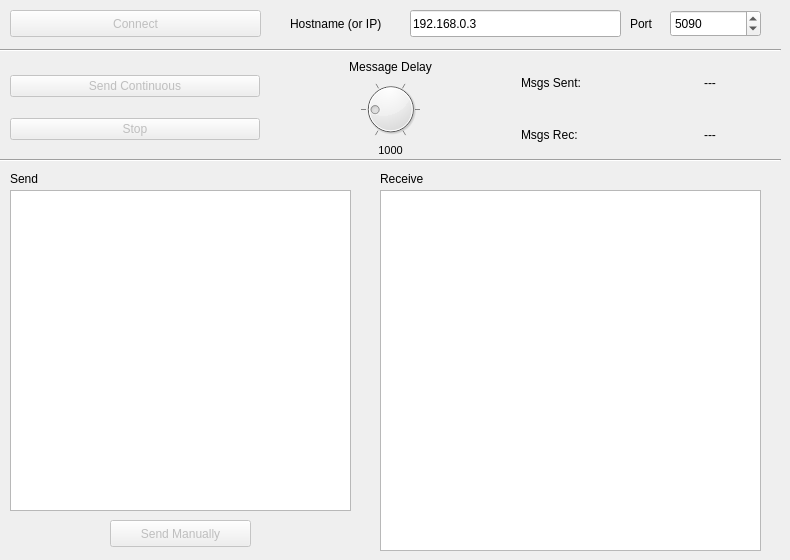
      <widget class="QWidget" name="tab_3">
       <attribute name="title">
        <string>Network Setup</string>
       </attribute>
       <widget class="QTextEdit" name="inputLineEdit">
        <property name="geometry">
         <rect>
          <x>10</x>
          <y>190</y>
          <width>341</width>
          <height>321</height>
         </rect>
        </property>
        <property name="font">
         <font>
          <pointsize>7</pointsize>
         </font>
        </property>
        <property name="html">
         <string>&lt;!DOCTYPE HTML PUBLIC &quot;-//W3C//DTD HTML 4.0//EN&quot; &quot;http://www.w3.org/TR/REC-html40/strict.dtd&quot;&gt;
&lt;html&gt;&lt;head&gt;&lt;meta name=&quot;qrichtext&quot; content=&quot;1&quot; /&gt;&lt;style type=&quot;text/css&quot;&gt;
p, li { white-space: pre-wrap; }
&lt;/style&gt;&lt;/head&gt;&lt;body style=&quot; font-family:'Ubuntu'; font-size:7pt; font-weight:400; font-style:normal;&quot;&gt;
&lt;p style=&quot;-qt-paragraph-type:empty; margin-top:0px; margin-bottom:0px; margin-left:0px; margin-right:0px; -qt-block-indent:0; text-indent:0px; font-size:11pt;&quot;&gt;&lt;br /&gt;&lt;/p&gt;&lt;/body&gt;&lt;/html&gt;</string>
        </property>
       </widget>
       <widget class="QLabel" name="label_12">
        <property name="geometry">
         <rect>
          <x>10</x>
          <y>170</y>
          <width>201</width>
          <height>17</height>
         </rect>
        </property>
        <property name="text">
         <string>Send</string>
        </property>
       </widget>
       <widget class="QPushButton" name="sendButton">
        <property name="enabled">
         <bool>false</bool>
        </property>
        <property name="geometry">
         <rect>
          <x>110</x>
          <y>520</y>
          <width>141</width>
          <height>27</height>
         </rect>
        </property>
        <property name="text">
         <string>Send Manually</string>
        </property>
       </widget>
       <widget class="QTextEdit" name="chatDisplayTextEdit">
        <property name="geometry">
         <rect>
          <x>380</x>
          <y>190</y>
          <width>381</width>
          <height>361</height>
         </rect>
        </property>
        <property name="font">
         <font>
          <pointsize>7</pointsize>
         </font>
        </property>
        <property name="readOnly">
         <bool>false</bool>
        </property>
       </widget>
       <widget class="QWidget" name="layoutWidget">
        <property name="geometry">
         <rect>
          <x>10</x>
          <y>60</y>
          <width>761</width>
          <height>97</height>
         </rect>
        </property>
        <layout class="QHBoxLayout" name="horizontalLayout_3">
         <property name="leftMargin">
          <number>0</number>
         </property>
         <property name="rightMargin">
          <number>0</number>
         </property>
         <item>
          <layout class="QVBoxLayout" name="verticalLayout_3">
           <item>
            <widget class="QPushButton" name="sendContButton">
             <property name="enabled">
              <bool>false</bool>
             </property>
             <property name="text">
              <string>Send Continuous</string>
             </property>
            </widget>
           </item>
           <item>
            <widget class="QPushButton" name="stopButton">
             <property name="enabled">
              <bool>false</bool>
             </property>
             <property name="text">
              <string>Stop</string>
             </property>
            </widget>
           </item>
          </layout>
         </item>
         <item>
          <layout class="QVBoxLayout" name="verticalLayout_2">
           <item>
            <widget class="QLabel" name="label">
             <property name="text">
              <string>Message Delay</string>
             </property>
             <property name="alignment">
              <set>Qt::AlignCenter</set>
             </property>
            </widget>
           </item>
           <item>
            <widget class="QDial" name="dial">
             <property name="sizePolicy">
              <sizepolicy hsizetype="Preferred" vsizetype="Preferred">
               <horstretch>0</horstretch>
               <verstretch>0</verstretch>
              </sizepolicy>
             </property>
             <property name="minimum">
              <number>50</number>
             </property>
             <property name="maximum">
              <number>5000</number>
             </property>
             <property name="singleStep">
              <number>50</number>
             </property>
             <property name="pageStep">
              <number>50</number>
             </property>
             <property name="value">
              <number>1000</number>
             </property>
             <property name="tracking">
              <bool>true</bool>
             </property>
             <property name="orientation">
              <enum>Qt::Horizontal</enum>
             </property>
             <property name="invertedAppearance">
              <bool>false</bool>
             </property>
             <property name="invertedControls">
              <bool>false</bool>
             </property>
             <property name="wrapping">
              <bool>false</bool>
             </property>
             <property name="notchesVisible">
              <bool>true</bool>
             </property>
            </widget>
           </item>
           <item>
            <widget class="QLabel" name="dialLabel">
             <property name="font">
              <font>
               <pointsize>8</pointsize>
              </font>
             </property>
             <property name="text">
              <string>1000</string>
             </property>
             <property name="alignment">
              <set>Qt::AlignCenter</set>
             </property>
            </widget>
           </item>
          </layout>
         </item>
         <item>
          <layout class="QVBoxLayout" name="verticalLayout_4">
           <item>
            <layout class="QHBoxLayout" name="horizontalLayout_4">
             <item>
              <widget class="QLabel" name="label_2">
               <property name="text">
                <string>Msgs Sent:</string>
               </property>
              </widget>
             </item>
             <item>
              <widget class="QLabel" name="msgsSentLabel">
               <property name="text">
                <string>---</string>
               </property>
               <property name="alignment">
                <set>Qt::AlignCenter</set>
               </property>
              </widget>
             </item>
            </layout>
           </item>
           <item>
            <layout class="QHBoxLayout" name="horizontalLayout_5">
             <item>
              <widget class="QLabel" name="label_4">
               <property name="text">
                <string>Msgs Rec:</string>
               </property>
              </widget>
             </item>
             <item>
              <widget class="QLabel" name="msgsRecLabel">
               <property name="text">
                <string>---</string>
               </property>
               <property name="alignment">
                <set>Qt::AlignCenter</set>
               </property>
              </widget>
             </item>
            </layout>
           </item>
          </layout>
         </item>
        </layout>
       </widget>
       <widget class="QLabel" name="label_13">
        <property name="geometry">
         <rect>
          <x>380</x>
          <y>170</y>
          <width>201</width>
          <height>17</height>
         </rect>
        </property>
        <property name="text">
         <string>Receive</string>
        </property>
       </widget>
       <widget class="Line" name="line">
        <property name="geometry">
         <rect>
          <x>0</x>
          <y>150</y>
          <width>781</width>
          <height>20</height>
         </rect>
        </property>
        <property name="orientation">
         <enum>Qt::Horizontal</enum>
        </property>
       </widget>
       <widget class="Line" name="line_2">
        <property name="geometry">
         <rect>
          <x>0</x>
          <y>40</y>
          <width>781</width>
          <height>20</height>
         </rect>
        </property>
        <property name="orientation">
         <enum>Qt::Horizontal</enum>
        </property>
       </widget>
       <widget class="QLineEdit" name="hostnameLineEdit">
        <property name="geometry">
         <rect>
          <x>410</x>
          <y>10</y>
          <width>211</width>
          <height>27</height>
         </rect>
        </property>
        <property name="sizePolicy">
         <sizepolicy hsizetype="Expanding" vsizetype="Fixed">
          <horstretch>0</horstretch>
          <verstretch>0</verstretch>
         </sizepolicy>
        </property>
        <property name="text">
         <string>192.168.0.3</string>
        </property>
       </widget>
       <widget class="QLabel" name="hostnameLabel">
        <property name="geometry">
         <rect>
          <x>290</x>
          <y>10</y>
          <width>121</width>
          <height>27</height>
         </rect>
        </property>
        <property name="text">
         <string>Hostname (or IP)</string>
        </property>
       </widget>
       <widget class="QLabel" name="portLabel">
        <property name="geometry">
         <rect>
          <x>630</x>
          <y>10</y>
          <width>31</width>
          <height>27</height>
         </rect>
        </property>
        <property name="text">
         <string>Port</string>
        </property>
       </widget>
       <widget class="QSpinBox" name="portSpinBox">
        <property name="geometry">
         <rect>
          <x>670</x>
          <y>10</y>
          <width>91</width>
          <height>27</height>
         </rect>
        </property>
        <property name="minimum">
         <number>1024</number>
        </property>
        <property name="maximum">
         <number>65535</number>
        </property>
        <property name="value">
         <number>5090</number>
        </property>
       </widget>
       <widget class="QPushButton" name="connectDisconnectButton">
        <property name="enabled">
         <bool>false</bool>
        </property>
        <property name="geometry">
         <rect>
          <x>10</x>
          <y>10</y>
          <width>251</width>
          <height>27</height>
         </rect>
        </property>
        <property name="text">
         <string>Connect</string>
        </property>
       </widget>
      </widget>
